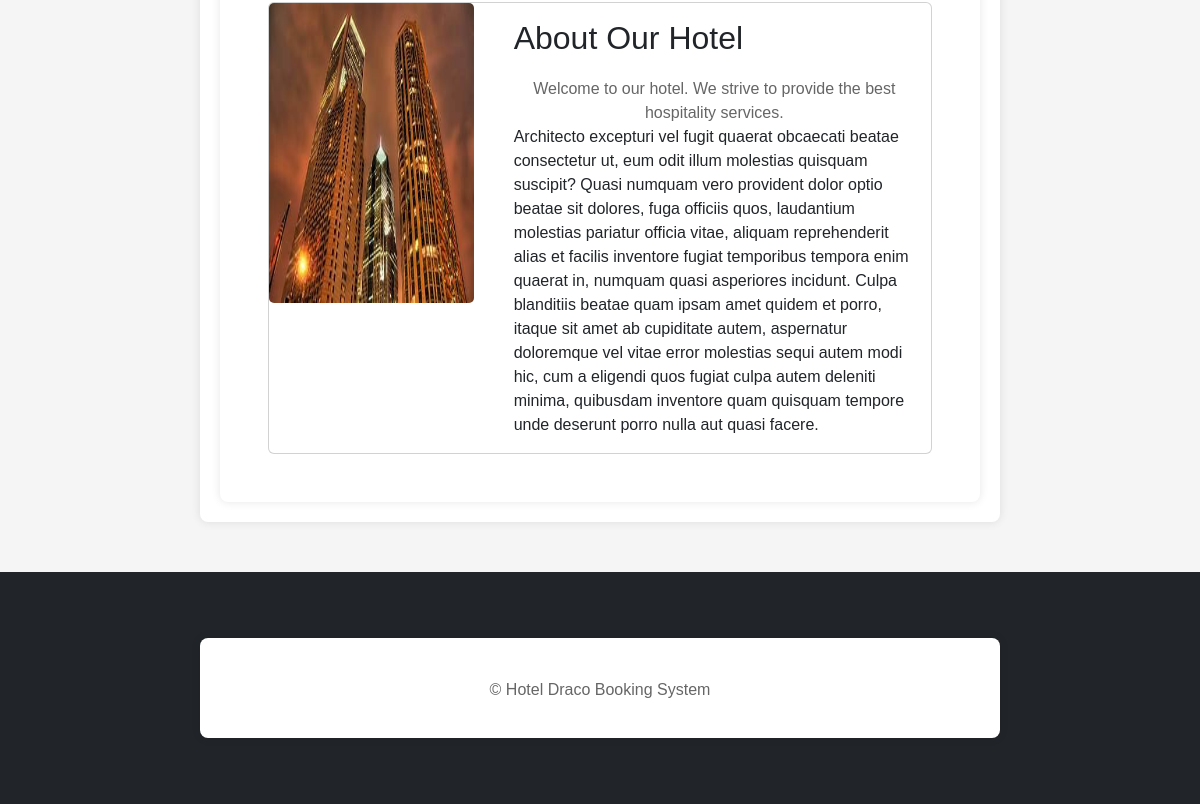
The app's page / (lower part), older data.
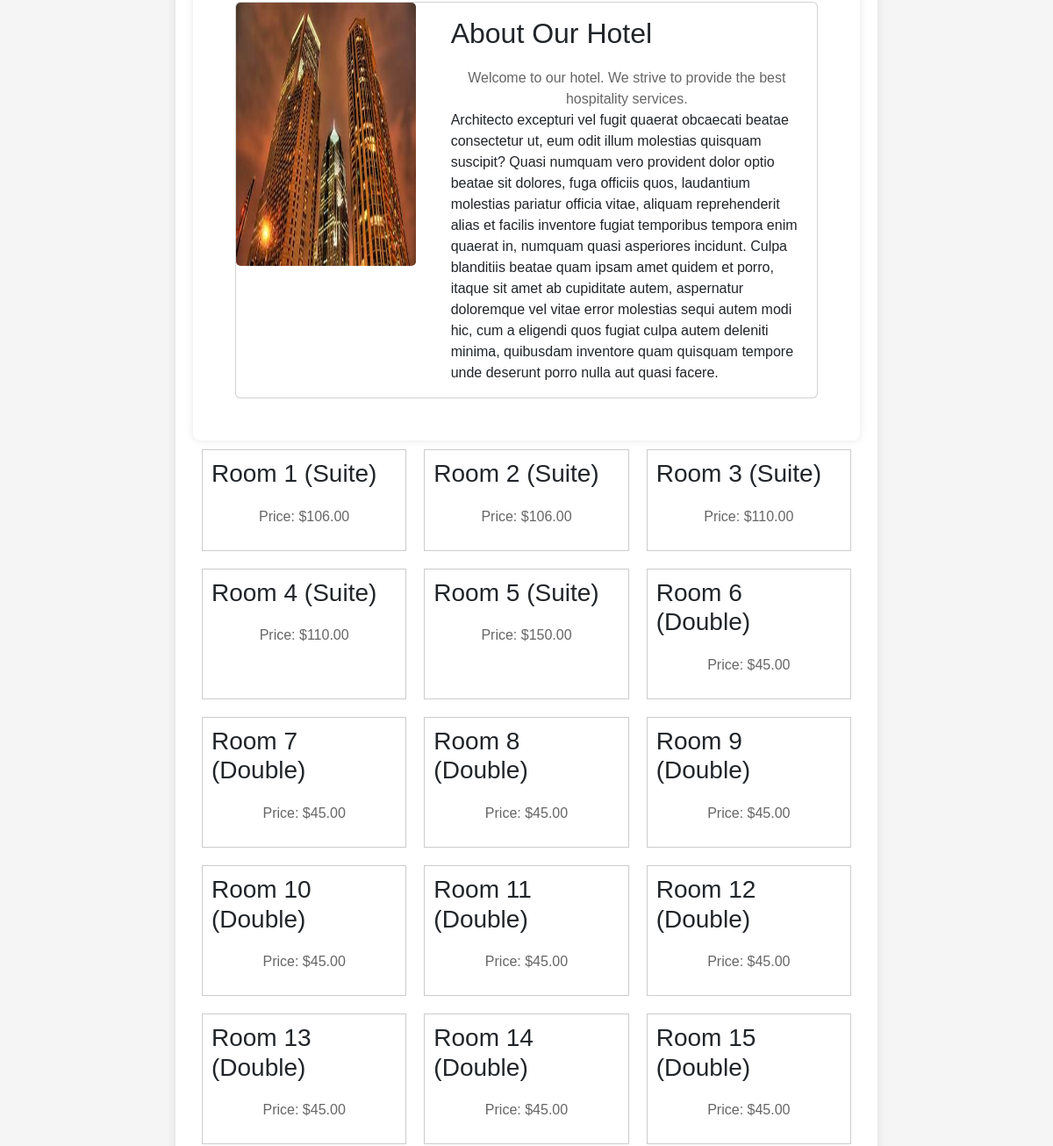
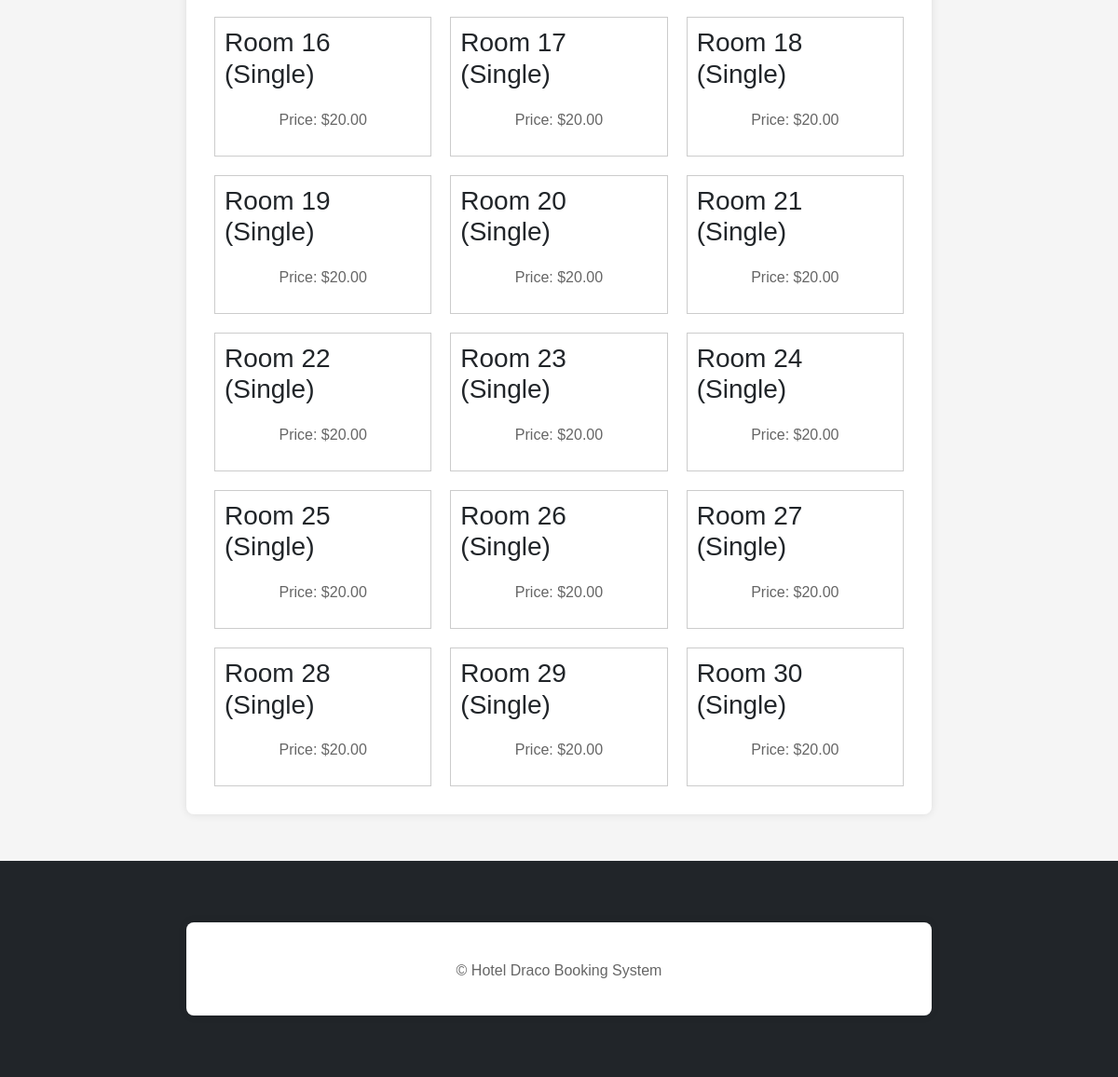
The same page, newer data (2 pictures, top to bottom).
### booking/models.py (models this page shows, shortened)
class Room(models.Model):
    ROOM_TYPES = [
        ('Single', 'Single'),
        ('Double', 'Double'),
        ('Suite', 'Suite'),
    ]
    room_number = models.CharField(max_length=10)
    room_type = models.CharField(max_length=10, choices=ROOM_TYPES)
    price = models.DecimalField(max_digits=6, decimal_places=2)
    is_available = models.BooleanField(default=True)

### booking/views.py (the view)
# urls.py: path('', views.home, name='home'),
def home(request):
    rooms = Room.objects.filter(is_available=True)
    return render(request, 'booking/home.html', {'rooms': rooms})

### booking/templates/booking/home.html (shortened to what this page needs)
{% extends 'booking/base.html' %}
{% block content %}
{% load static %}
<link
      rel="stylesheet"
      href="https://maxcdn.bootstrapcdn.com/bootstrap/4.5.2/css/bootstrap.min.css"
    />
    <link rel="stylesheet" href="{% static 'css/styles.css' %}" />
    {% load static %}
<!DOCTYPE html>
<html lang="en">
<head>
    <link rel="stylesheet" href="{% static 'css/bootstrap.min.css' %}">
    <link rel="stylesheet" href="{% static 'css/styles.css' %}">
</head>
<body>
        <div class="container m-auto p-lg-5">
            <div class="card m-auto">
                <div class="row ">
                    <div class="col-md-4">
                        <img src="{% static 'booking\images\bg2-img.jpeg' %}" alt="Background Image" style="height:300px" class="card-img">
                    </div>
                    <div class="col-md-8">
                        <div class="card-body">
                            <h2 class="card-title">About Our Hotel</h2>
                            <p class="card-text">Welcome to our hotel. We strive to provide the best hospitality services.</p>
                        {% lorem 1 b random %}
                          </div>
                    </div>
                </div>
            </div>
        </div>
    <div class="rooms">
        {% for room in rooms %}
        <div class="room">
            <h3>Room {{ room.room_number }} ({{ room.room_type }})</h3>
            <p>Price: ${{ room.price }}</p>
        </div>
        {% endfor %}
    </div>
{% endblock %}

### booking/templates/booking/base.html (shortened to what this page needs)
{% load static %}
<!DOCTYPE html>
<html lang="en">
<head>
    <link rel="stylesheet" href="https://maxcdn.bootstrapcdn.com/bootstrap/4.5.2/css/bootstrap.min.css" />
    <link rel="stylesheet" href="{% static 'css/styles.css' %}" />
</head>
<body>
    <main class="container mt-5">
        {% block content %}
        {% endblock %}
    </main>
    <footer class="bg-dark text-white py-3 mt-5">
        <div class="container text-center">
            <p>&copy; Hotel Draco Booking System</p>
        </div>
    </footer>
</body>
</html>

### static/booking/css/styles.css (style rules this page uses)
header, footer { background-color: #333; color: white; padding: 10px 0; text-align: center; }
.rooms { display: flex; flex-wrap: wrap; }
.room { border: 1px solid #ccc; padding: 10px; margin: 10px; width: calc(33.333% - 20px); box-sizing: border-box; }
body { font-family: Arial, sans-serif; margin: auto; padding: auto; background-color: #d88c19; }
.container { padding: 2em; }
h2 { margin: 14px, 16px; }
body, html { margin: 0; padding: 0; font-family: Arial, sans-serif; background-color: #f5f5f5; }
.container { max-width: 800px; margin: 50px auto; padding: 20px; background-color: #fff; border-radius: 8px; box-shadow: 0 0 10px rgba(0, 0, 0, 0.1); }
p { text-align: center; margin-top: 20px; color: #666; }

### booking/templates/booking/base.html (style rules this page uses)
body { font-family: Arial, sans-serif; background-color: #f5f5f5; margin: 0; padding: 0; }
footer { background-color: #333; color: white; padding: 15px 0; text-align: center; }

Row changes from the older to the newer data that the page shows:
added Room: room_number "1", room_type "Suite", price "106.00"
added Room: room_number "2", room_type "Suite", price "106.00"
added Room: room_number "3", room_type "Suite", price "110.00"
added Room: room_number "4", room_type "Suite", price "110.00"
added Room: room_number "5", room_type "Suite", price "150.00"
added Room: room_number "6", room_type "Double", price "45.00"
added Room: room_number "7", room_type "Double", price "45.00"
added Room: room_number "8", room_type "Double", price "45.00"
added Room: room_number "9", room_type "Double", price "45.00"
added Room: room_number "10", room_type "Double", price "45.00"
added Room: room_number "11", room_type "Double", price "45.00"
added Room: room_number "12", room_type "Double", price "45.00"
added Room: room_number "13", room_type "Double", price "45.00"
added Room: room_number "14", room_type "Double", price "45.00"
added Room: room_number "15", room_type "Double", price "45.00"
added Room: room_number "16", room_type "Single", price "20.00"
added Room: room_number "17", room_type "Single", price "20.00"
added Room: room_number "18", room_type "Single", price "20.00"
added Room: room_number "19", room_type "Single", price "20.00"
added Room: room_number "20", room_type "Single", price "20.00"
added Room: room_number "21", room_type "Single", price "20.00"
added Room: room_number "22", room_type "Single", price "20.00"
added Room: room_number "23", room_type "Single", price "20.00"
added Room: room_number "24", room_type "Single", price "20.00"
added Room: room_number "25", room_type "Single", price "20.00"
added Room: room_number "26", room_type "Single", price "20.00"
added Room: room_number "27", room_type "Single", price "20.00"
added Room: room_number "28", room_type "Single", price "20.00"
added Room: room_number "29", room_type "Single", price "20.00"
added Room: room_number "30", room_type "Single", price "20.00"
